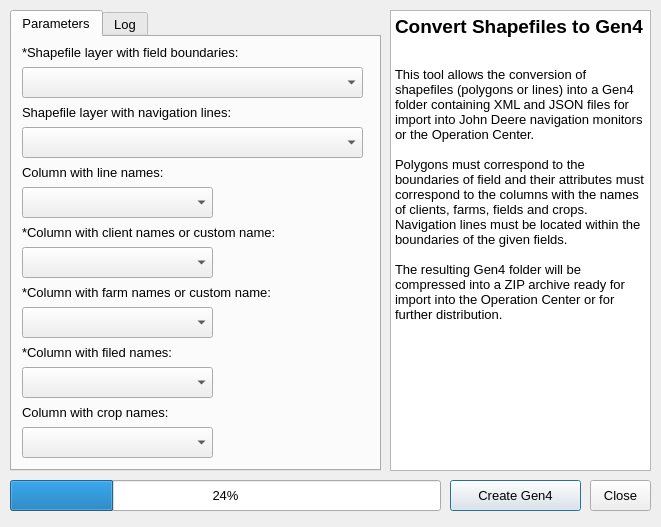
<?xml version="1.0" encoding="UTF-8"?>
<ui version="4.0">
 <class>ShapefileToGen4DialogBase</class>
 <widget class="QDialog" name="ShapefileToGen4DialogBase">
  <property name="geometry">
   <rect>
    <x>0</x>
    <y>0</y>
    <width>661</width>
    <height>527</height>
   </rect>
  </property>
  <property name="windowTitle">
   <string>Convert Shapefiles to Gen4</string>
  </property>
  <widget class="QTextEdit" name="textEdit">
   <property name="geometry">
    <rect>
     <x>390</x>
     <y>10</y>
     <width>261</width>
     <height>461</height>
    </rect>
   </property>
   <property name="html">
    <string>&lt;!DOCTYPE HTML PUBLIC &quot;-//W3C//DTD HTML 4.0//EN&quot; &quot;http://www.w3.org/TR/REC-html40/strict.dtd&quot;&gt;
&lt;html&gt;&lt;head&gt;&lt;meta name=&quot;qrichtext&quot; content=&quot;1&quot; /&gt;&lt;meta charset=&quot;utf-8&quot; /&gt;&lt;style type=&quot;text/css&quot;&gt;
p, li { white-space: pre-wrap; }
hr { height: 1px; border-width: 0; }
li.unchecked::marker { content: &quot;\2610&quot;; }
li.checked::marker { content: &quot;\2612&quot;; }
&lt;/style&gt;&lt;/head&gt;&lt;body style=&quot; font-family:'Segoe UI'; font-size:9pt; font-weight:400; font-style:normal;&quot;&gt;
&lt;p style=&quot; margin-top:0px; margin-bottom:0px; margin-left:0px; margin-right:0px; -qt-block-indent:0; text-indent:0px;&quot;&gt;&lt;span style=&quot; font-size:14pt; font-weight:700;&quot;&gt;Convert Shapefiles to Gen4&lt;/span&gt;&lt;/p&gt;
&lt;p style=&quot; margin-top:0px; margin-bottom:0px; margin-left:0px; margin-right:0px; -qt-block-indent:0; text-indent:0px;&quot;&gt;&lt;span style=&quot; font-size:10pt; font-weight:700;&quot;&gt; &lt;/span&gt;&lt;/p&gt;
&lt;p style=&quot;-qt-paragraph-type:empty; margin-top:0px; margin-bottom:0px; margin-left:0px; margin-right:0px; -qt-block-indent:0; text-indent:0px;&quot;&gt;&lt;br /&gt;&lt;/p&gt;
&lt;p style=&quot; margin-top:0px; margin-bottom:0px; margin-left:0px; margin-right:0px; -qt-block-indent:0; text-indent:0px;&quot;&gt;&lt;span style=&quot; font-size:10pt;&quot;&gt;This tool allows the conversion of shapefiles (polygons or lines) into a Gen4 folder containing XML and JSON files for import into John Deere navigation monitors or the Operation Center.&lt;/span&gt;&lt;/p&gt;
&lt;p style=&quot;-qt-paragraph-type:empty; margin-top:0px; margin-bottom:0px; margin-left:0px; margin-right:0px; -qt-block-indent:0; text-indent:0px; font-size:10pt;&quot;&gt;&lt;br /&gt;&lt;/p&gt;
&lt;p style=&quot; margin-top:0px; margin-bottom:0px; margin-left:0px; margin-right:0px; -qt-block-indent:0; text-indent:0px;&quot;&gt;&lt;span style=&quot; font-size:10pt;&quot;&gt;Polygons must correspond to the boundaries of field and their attributes must correspond to the columns with the names of clients, farms, fields and crops. Navigation lines must be located within the boundaries of the given fields.&lt;/span&gt;&lt;/p&gt;
&lt;p style=&quot;-qt-paragraph-type:empty; margin-top:0px; margin-bottom:0px; margin-left:0px; margin-right:0px; -qt-block-indent:0; text-indent:0px; font-size:10pt;&quot;&gt;&lt;br /&gt;&lt;/p&gt;
&lt;p style=&quot; margin-top:0px; margin-bottom:0px; margin-left:0px; margin-right:0px; -qt-block-indent:0; text-indent:0px;&quot;&gt;&lt;span style=&quot; font-size:10pt;&quot;&gt;The resulting Gen4 folder will be compressed into a ZIP archive ready for import into the Operation Center or for further distribution.&lt;/span&gt;&lt;/p&gt;
&lt;p style=&quot;-qt-paragraph-type:empty; margin-top:0px; margin-bottom:0px; margin-left:0px; margin-right:0px; -qt-block-indent:0; text-indent:0px;&quot;&gt;&lt;br /&gt;&lt;/p&gt;&lt;/body&gt;&lt;/html&gt;</string>
   </property>
  </widget>
  <widget class="QPushButton" name="pushButton_3">
   <property name="geometry">
    <rect>
     <x>450</x>
     <y>480</y>
     <width>131</width>
     <height>31</height>
    </rect>
   </property>
   <property name="font">
    <font>
     <pointsize>10</pointsize>
    </font>
   </property>
   <property name="text">
    <string>Create Gen4</string>
   </property>
  </widget>
  <widget class="QProgressBar" name="progressBar">
   <property name="geometry">
    <rect>
     <x>10</x>
     <y>480</y>
     <width>431</width>
     <height>31</height>
    </rect>
   </property>
   <property name="font">
    <font>
     <pointsize>10</pointsize>
    </font>
   </property>
   <property name="value">
    <number>24</number>
   </property>
  </widget>
  <widget class="QTabWidget" name="tabWidget">
   <property name="geometry">
    <rect>
     <x>10</x>
     <y>10</y>
     <width>371</width>
     <height>461</height>
    </rect>
   </property>
   <property name="font">
    <font>
     <pointsize>10</pointsize>
    </font>
   </property>
   <property name="currentIndex">
    <number>0</number>
   </property>
   <widget class="QWidget" name="tab_parametr">
    <attribute name="title">
     <string>Parameters</string>
    </attribute>
    <widget class="QComboBox" name="comboBox_6">
     <property name="geometry">
      <rect>
       <x>10</x>
       <y>390</y>
       <width>191</width>
       <height>31</height>
      </rect>
     </property>
     <property name="font">
      <font>
       <pointsize>10</pointsize>
      </font>
     </property>
    </widget>
    <widget class="QLabel" name="label_4">
     <property name="geometry">
      <rect>
       <x>10</x>
       <y>240</y>
       <width>351</width>
       <height>31</height>
      </rect>
     </property>
     <property name="font">
      <font>
       <pointsize>10</pointsize>
      </font>
     </property>
     <property name="text">
      <string>&lt;html&gt;&lt;head/&gt;&lt;body&gt;&lt;p&gt;*Column with farm names or custom name:&lt;/p&gt;&lt;/body&gt;&lt;/html&gt;</string>
     </property>
    </widget>
    <widget class="QLabel" name="label_5">
     <property name="geometry">
      <rect>
       <x>10</x>
       <y>300</y>
       <width>351</width>
       <height>31</height>
      </rect>
     </property>
     <property name="font">
      <font>
       <pointsize>10</pointsize>
      </font>
     </property>
     <property name="text">
      <string>&lt;html&gt;&lt;head/&gt;&lt;body&gt;&lt;p&gt;*Column with filed names:&lt;/p&gt;&lt;/body&gt;&lt;/html&gt;</string>
     </property>
    </widget>
    <widget class="QComboBox" name="comboBox_4">
     <property name="geometry">
      <rect>
       <x>10</x>
       <y>270</y>
       <width>191</width>
       <height>31</height>
      </rect>
     </property>
     <property name="font">
      <font>
       <pointsize>10</pointsize>
      </font>
     </property>
    </widget>
    <widget class="QLabel" name="label_6">
     <property name="geometry">
      <rect>
       <x>10</x>
       <y>360</y>
       <width>351</width>
       <height>31</height>
      </rect>
     </property>
     <property name="font">
      <font>
       <pointsize>10</pointsize>
      </font>
     </property>
     <property name="text">
      <string>&lt;html&gt;&lt;head/&gt;&lt;body&gt;&lt;p&gt;Column with crop names:&lt;/p&gt;&lt;/body&gt;&lt;/html&gt;</string>
     </property>
    </widget>
    <widget class="QLabel" name="label_1">
     <property name="geometry">
      <rect>
       <x>10</x>
       <y>60</y>
       <width>341</width>
       <height>31</height>
      </rect>
     </property>
     <property name="font">
      <font>
       <pointsize>10</pointsize>
      </font>
     </property>
     <property name="text">
      <string>&lt;html&gt;&lt;head/&gt;&lt;body&gt;&lt;p&gt;Shapefile layer with navigation lines:&lt;/p&gt;&lt;/body&gt;&lt;/html&gt;</string>
     </property>
    </widget>
    <widget class="QComboBox" name="comboBox_2">
     <property name="geometry">
      <rect>
       <x>10</x>
       <y>90</y>
       <width>341</width>
       <height>31</height>
      </rect>
     </property>
     <property name="font">
      <font>
       <pointsize>10</pointsize>
      </font>
     </property>
    </widget>
    <widget class="QLabel" name="label_2">
     <property name="geometry">
      <rect>
       <x>10</x>
       <y>0</y>
       <width>301</width>
       <height>31</height>
      </rect>
     </property>
     <property name="font">
      <font>
       <pointsize>10</pointsize>
      </font>
     </property>
     <property name="text">
      <string>&lt;html&gt;&lt;head/&gt;&lt;body&gt;&lt;p&gt;*Shapefile layer with field boundaries:&lt;/p&gt;&lt;/body&gt;&lt;/html&gt;</string>
     </property>
    </widget>
    <widget class="QComboBox" name="comboBox_5">
     <property name="geometry">
      <rect>
       <x>10</x>
       <y>330</y>
       <width>191</width>
       <height>31</height>
      </rect>
     </property>
     <property name="font">
      <font>
       <pointsize>10</pointsize>
      </font>
     </property>
    </widget>
    <widget class="QLabel" name="label_3">
     <property name="geometry">
      <rect>
       <x>10</x>
       <y>180</y>
       <width>341</width>
       <height>31</height>
      </rect>
     </property>
     <property name="font">
      <font>
       <pointsize>10</pointsize>
      </font>
     </property>
     <property name="text">
      <string>&lt;html&gt;&lt;head/&gt;&lt;body&gt;&lt;p&gt;*Column with client names or custom name:&lt;/p&gt;&lt;/body&gt;&lt;/html&gt;</string>
     </property>
    </widget>
    <widget class="QComboBox" name="comboBox_1">
     <property name="geometry">
      <rect>
       <x>10</x>
       <y>30</y>
       <width>341</width>
       <height>31</height>
      </rect>
     </property>
     <property name="font">
      <font>
       <pointsize>10</pointsize>
      </font>
     </property>
    </widget>
    <widget class="QComboBox" name="comboBox_3">
     <property name="geometry">
      <rect>
       <x>10</x>
       <y>210</y>
       <width>191</width>
       <height>31</height>
      </rect>
     </property>
     <property name="font">
      <font>
       <pointsize>10</pointsize>
       <underline>false</underline>
      </font>
     </property>
    </widget>
    <widget class="QComboBox" name="comboBox_7">
     <property name="geometry">
      <rect>
       <x>10</x>
       <y>150</y>
       <width>191</width>
       <height>31</height>
      </rect>
     </property>
    </widget>
    <widget class="QLabel" name="label_8">
     <property name="geometry">
      <rect>
       <x>10</x>
       <y>120</y>
       <width>341</width>
       <height>31</height>
      </rect>
     </property>
     <property name="font">
      <font>
       <pointsize>10</pointsize>
      </font>
     </property>
     <property name="text">
      <string>&lt;html&gt;&lt;head/&gt;&lt;body&gt;&lt;p&gt;Column with line names:&lt;/p&gt;&lt;/body&gt;&lt;/html&gt;</string>
     </property>
    </widget>
   </widget>
   <widget class="QWidget" name="tab_log">
    <attribute name="title">
     <string>Log</string>
    </attribute>
    <widget class="QTextEdit" name="textEdit_2">
     <property name="geometry">
      <rect>
       <x>0</x>
       <y>0</y>
       <width>371</width>
       <height>441</height>
      </rect>
     </property>
     <property name="font">
      <font>
       <pointsize>10</pointsize>
      </font>
     </property>
    </widget>
   </widget>
  </widget>
  <widget class="QPushButton" name="pushButton_4">
   <property name="geometry">
    <rect>
     <x>590</x>
     <y>480</y>
     <width>61</width>
     <height>31</height>
    </rect>
   </property>
   <property name="font">
    <font>
     <pointsize>10</pointsize>
    </font>
   </property>
   <property name="text">
    <string>Close</string>
   </property>
  </widget>
 </widget>
 <resources/>
 <connections/>
</ui>
